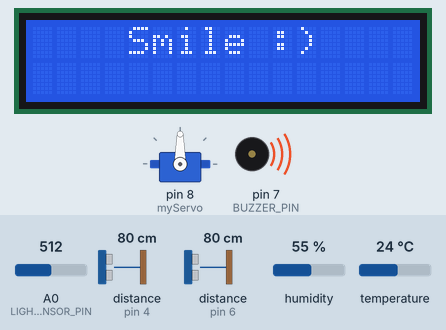
This sketch was run on a simulated Arduino Uno, built with avr-gcc and run on an emulated ATmega328P. Parts: 16×2 character LCD, servo, buzzer (waves = sounding, pin HIGH). Wiring (inferred from the names in the program): 2 × ultrasonic range finder: trigger pin 3, echo pin 4 / trigger pin 5, echo pin 6. The test bench sets the inputs (shaded band); at power-on: A0 (LIGHT_SENSOR_PIN) = 512, humidity 55 %, distance to the obstacle (sensors on pin 4, pin 6) 80 cm, temperature 24 °C. The echo pulse lasts 58.3 µs per cm; pins used as bus, display or sensor lines are not drawn.

Above: at 1.2 s.
1.3 s: A0 (LIGHT_SENSOR_PIN) set to 306
3.3 s: A0 (LIGHT_SENSOR_PIN) set to 286
At 4.6 s:
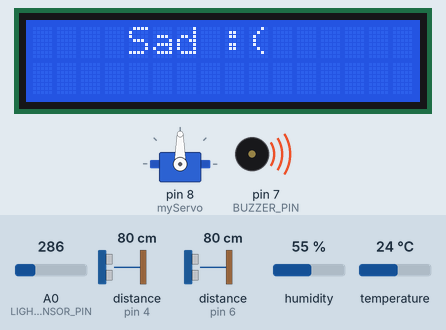
7.2 s: humidity set to 37 %
9.5 s: humidity set to 34 %
At 10.3 s:
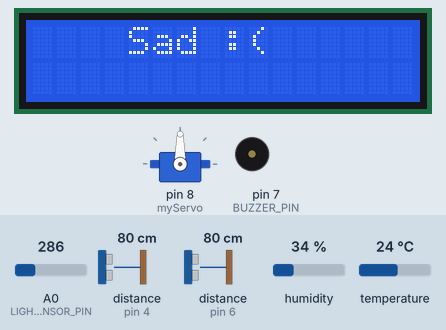
At 11.2 s:
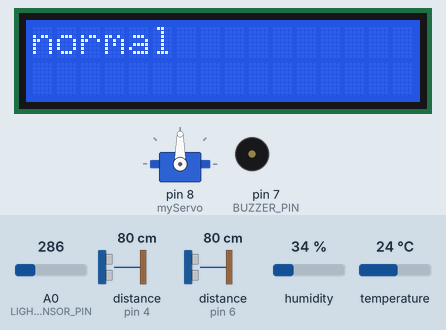
11.9 s: distance to the obstacle (sensor on pin 4) set to 35 cm
18.0 s: distance to the obstacle (sensor on pin 6) set to 18 cm
Timing chart, 0 to 21.0 s (numbered marks = the images above; inputs shaded):
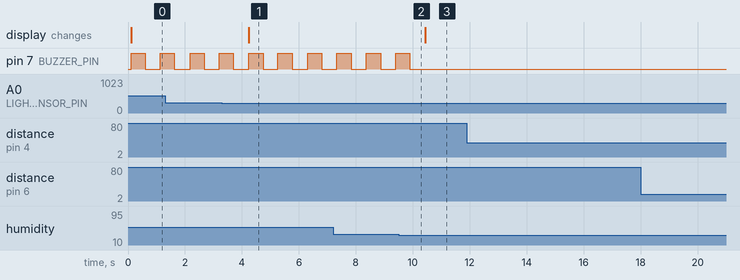

The sketch:

abc.ino
```cpp
#include <Wire.h>
#include <LiquidCrystal_I2C.h>
#include <DHT.h>
#include <NewPing.h>
#include <Servo.h>

// LCD 설정
LiquidCrystal_I2C lcd(0x27, 16, 2);

// DHT11 온습도 센서 설정
#define DHTPIN 2
#define DHTTYPE DHT11
DHT dht(DHTPIN, DHTTYPE);

// 초음파 센서 설정
const int trigPin1 = 3; // 첫 번째 초음파 센서의 Trig 핀
const int echoPin1 = 4; // 첫 번째 초음파 센서의 Echo 핀
const int trigPin2 = 5; // 두 번째 초음파 센서의 Trig 핀
const int echoPin2 = 6; // 두 번째 초음파 센서의 Echo 핀

// 서보 모터 설정
Servo myServo;

// 조도센서 및 부저 설정
const int LIGHT_SENSOR_PIN = A0;

//부저
const int BUZZER_PIN = 7;

float getDistance(int trigPin, int echoPin);

void setup() {
  Serial.begin(9600);  // 시리얼 통신 시작

  lcd.init();       // LCD 초기화
  lcd.backlight();  // LCD 백라이트 켜기

  dht.begin();      // DHT 센서 시작

  pinMode(trigPin1, OUTPUT);
  pinMode(echoPin1, INPUT);
  pinMode(trigPin2, OUTPUT);
  pinMode(echoPin2, INPUT);

  pinMode(BUZZER_PIN, OUTPUT); // 부저 핀 출력 모드 설정
  myServo.attach(8);           // 서보 모터 핀 설정 (핀 8에 연결)
}

void loop() {
  lcd.display();  // LCD 켜기

  // 센서 값 읽기
  int lightValue = analogRead(LIGHT_SENSOR_PIN);
  float humidity = dht.readHumidity();
  float temperature = dht.readTemperature();

  float distance1 = getDistance(trigPin1, echoPin1);
  float distance2 = getDistance(trigPin2, echoPin2);

  // 첫 번째 센서의 조건: 거리 5cm 이하 시 -60도로 회전
  if (distance1 <= 5) {
    myServo.write(120); // -60도 회전 (SG90은 0~180도 사이로 설정하므로 120도로 설정)
    delay(1000); // 안정적인 동작을 위한 지연
  }

  // 두 번째 센서의 조건: 거리 5cm 이하 시 60도로 회전
  if (distance2 <= 5) {
    myServo.write(60); // 60도 회전
    delay(1000); // 안정적인 동작을 위한 지연
  }

  if (lightValue >= 300) {
      lcd.clear();
      lcd.setCursor(4, 0);
      lcd.print("Smile :)");
      buzz(1, 1000); // 부저 1회, 1초 간격
  } else if (humidity >= 36) {
      lcd.clear();
      lcd.setCursor(4, 0);
      lcd.print("Sad :(");
      buzz(1, 1000); // 부저 1회, 1초 간격
  } else if (temperature >= 24.5) {
      lcd.clear();
      lcd.setCursor(4, 0);
      lcd.print("Hot :/");
      buzz(1, 1000); // 부저 1회, 1초 간격
  } else {
      lcd.clear();
      lcd.setCursor(0, 0);
      lcd.print("normal");
  }
}

// 초음파 센서 거리 측정 함수
float getDistance(int trigPin, int echoPin) {
  digitalWrite(trigPin, LOW);
  delayMicroseconds(2);
  digitalWrite(trigPin, HIGH);
  delayMicroseconds(10);
  digitalWrite(trigPin, LOW);

  long duration = pulseIn(echoPin, HIGH);
  float distance = (duration * 0.0343) / 2; // 거리 계산 (단위: cm)

  return distance;
}

// 부저 작동 함수
void buzz(int times, int delayTime) {
  for (int i = 0; i < times; i++) {
    digitalWrite(BUZZER_PIN, HIGH);
    delay(500); // 부저 울림 시간
    digitalWrite(BUZZER_PIN, LOW);
    delay(delayTime - 500); // 나머지 대기 시간
  }
}
```

Measured:
- the behaviour switches between 300 and 299 on A0 (LIGHT_SENSOR_PIN) (found by bisection; images 0 and 1)
- the behaviour switches between 36 and 35 % on humidity (found by bisection; images 1 and 2)
- after the input at 3.3 s, the display: changes after 0.95 s (image 1)
- after the input at 9.5 s, pin 7 (BUZZER_PIN): goes on until 9.9 s, then stays LOW
- after the input at 11.9 s, every drawn part: stays the same
- after the input at 18.0 s, every drawn part: stays the same
- by itself, pin 7 (BUZZER_PIN): alternates HIGH for 0.50 s and LOW for 0.54 s
